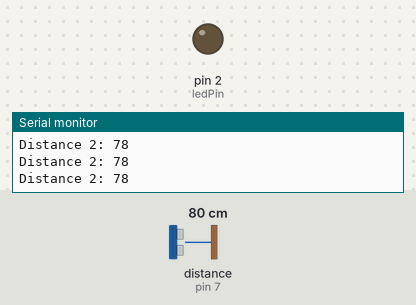
The sketch below on a simulated Arduino Uno, built with avr-gcc and run on an emulated ATmega328P. On the bench: output pins drawn as LEDs (lit = HIGH), the last lines printed to the serial monitor. Wiring (inferred from the names in the program): ultrasonic range finder: trigger pin 6; echo pin 7. The test bench sets the inputs (shaded band); at power-on: distance to the obstacle (sensor on pin 7) 80 cm. The echo pulse lasts 58.3 µs per cm; pins used as bus, display or sensor lines are not drawn.

Above: at 1.2 s.
1.3 s: distance to the obstacle (sensor on pin 7) set to 12 cm
2.8 s: distance to the obstacle (sensor on pin 7) set to 9 cm
At 4.0 s:
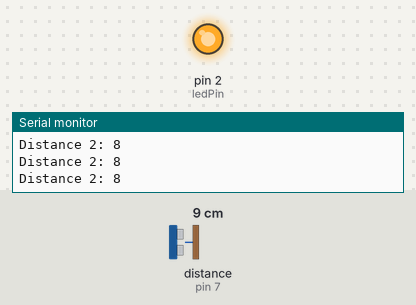
4.3 s: distance to the obstacle (sensor on pin 7) set to 18 cm
At 5.4 s:
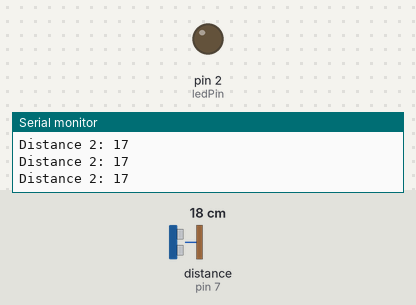
5.9 s: distance to the obstacle (sensor on pin 7) set to 2 cm
At 7.2 s:
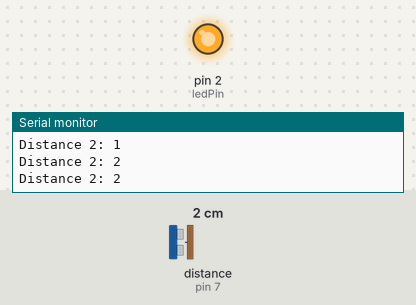
Timing chart, 0 to 8.9 s (numbered marks = the images above; inputs shaded):
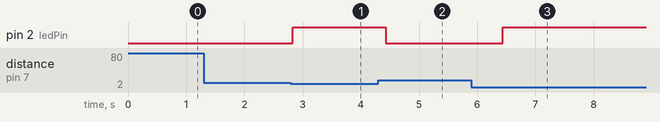

The sketch:

thif_detector.ino
```cpp
// Defines pins for ultrasonic sensor
const int trigPin2 = 6;  // Ultrasonic Sensor 2 (For Thief Detection) TRIG Pin
const int echoPin2 = 7;  // Ultrasonic Sensor 2 (For Thief Detection) ECHO Pin

// Defines variables for ultrasonic sensor
long duration2;
int distance2;

// Defines pin for LED indicator
const int ledPin = 2; // Adjusted to match the LED pin from the main code

void setup() {
  pinMode(trigPin2, OUTPUT); // Sets the trigPin as an Output
  pinMode(echoPin2, INPUT);  // Sets the echoPin as an Input
  pinMode(ledPin, OUTPUT);   // Sets the LED pin as an Output

  Serial.begin(9600); // Starts the serial communication
}

void loop() {
  // Clears the trigPin
  digitalWrite(trigPin2, LOW);
  delayMicroseconds(2);

  // Sets the trigPin on HIGH state for 10 microseconds
  digitalWrite(trigPin2, HIGH);
  delayMicroseconds(10);
  digitalWrite(trigPin2, LOW);

  // Reads the echoPin, returns the sound wave travel time in microseconds
  duration2 = pulseIn(echoPin2, HIGH);

  // Calculating the distance
  distance2 = duration2 * 0.034 / 2;

  // Prints the distance on the Serial Monitor
  Serial.print("Distance 2: ");
  Serial.println(distance2);

  // Check if distance is less than 10
  if (distance2 < 10 && distance2 > 1) {
    // If distance is less than 10, turn on LED
    digitalWrite(ledPin, HIGH);
  } else {
    // If distance is greater than or equal to 10, turn off LED
    digitalWrite(ledPin, LOW);
  }

  delay(400);
}
```

Measured:
- the behaviour switches between 11 and 10 cm on distance to the obstacle (sensor on pin 7) (found by bisection; images 0 and 1)
- after the input at 2.8 s, pin 2 (ledPin): LOW → HIGH at once
- after the input at 4.3 s, pin 2 (ledPin): HIGH → LOW after 0.13 s
- after the input at 5.9 s, pin 2 (ledPin): LOW → HIGH after 0.54 s
